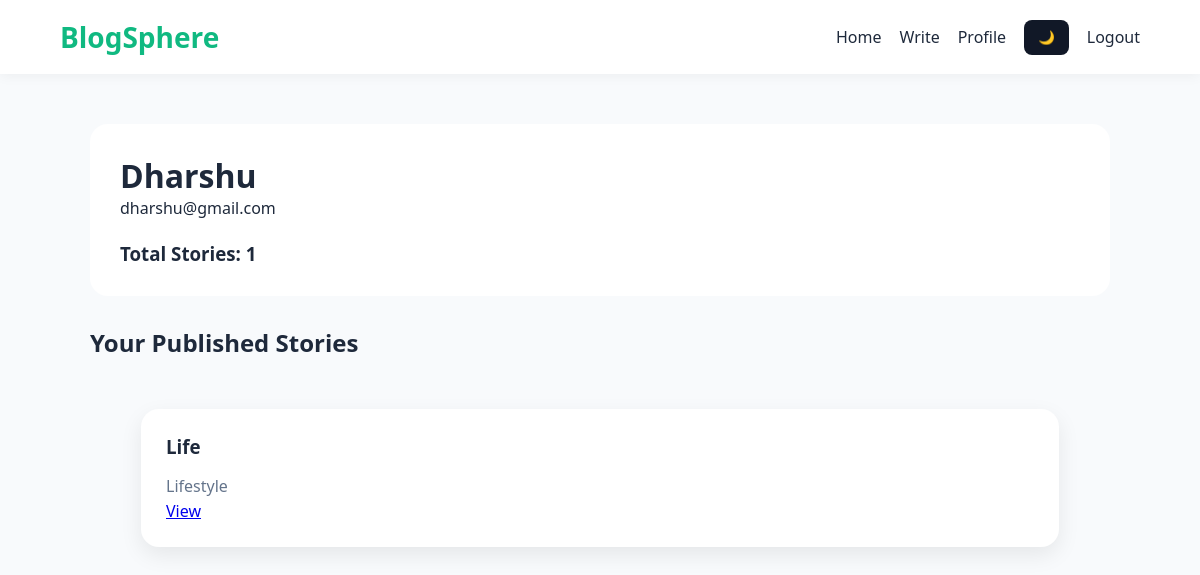
Screenshot of /profile (signed in) with the database file from the repository.
### tables this page shows
CREATE TABLE users (
    id INTEGER PRIMARY KEY AUTOINCREMENT,
    username TEXT UNIQUE,
    email TEXT UNIQUE,
    password TEXT
);

CREATE TABLE posts (
    id INTEGER PRIMARY KEY AUTOINCREMENT,
    title TEXT,
    content TEXT,
    category TEXT,
    user_id INTEGER,
    created_at TIMESTAMP DEFAULT CURRENT_TIMESTAMP
);

### app.py (the view)
@app.route('/profile')
def profile():
    conn = get_db()
    user = conn.execute(
        'SELECT * FROM users WHERE id=?',
        (session['user_id'],)
    ).fetchone()
    posts = conn.execute(
        'SELECT * FROM posts WHERE user_id=?',
        (session['user_id'],)
    ).fetchall()
    conn.close()
    return render_template(
        'profile.html',
        user=user,
        posts=posts
    )

### app.py (called while the page is built)
def get_db():
    conn = sqlite3.connect(app.config['DATABASE'])
    conn.row_factory = sqlite3.Row
    return conn

### templates/profile.html
{% extends "base.html" %}
{% block content %}
<div class="profile-container">
    <div class="profile-header">
        <h1>{{ user.username }}</h1>
        <p>{{ user.email }}</p>
        <br>
        <h3>Total Stories: {{ posts|length }}</h3>
    </div>
    <h2>Your Published Stories</h2>
    <div class="posts-grid">
        {% for post in posts %}
        <div class="post-card">
            <h3>{{ post.title }}</h3>
            <p>{{ post.category }}</p>
            <a href="/post/{{ post.id }}">View</a>
        </div>
        {% endfor %}
    </div>
</div>
{% endblock %}

### static/style.css (style rules this page uses)
* { margin: 0; padding: 0; box-sizing: border-box; }
body { font-family: 'Segoe UI', sans-serif; background: #f8fafc; color: #1e293b; transition: 0.4s; }
.posts-grid { width: 90%; margin: 50px auto; display: grid; grid-template-columns: repeat(auto-fit, minmax(350px, 1fr)); gap: 25px; }
.post-card { background: white; padding: 25px; border-radius: 18px; box-shadow: 0 8px 22px rgba(0,0,0,0.08); transition: 0.3s; }
.post-card h2, .post-card h3 { margin-bottom: 14px; }
.post-card p { color: #64748b; line-height: 1.7; }
.profile-container { width: 85%; margin: 50px auto; }
.profile-header { background: white; padding: 30px; border-radius: 18px; margin-bottom: 30px; }

### rows the page displays
users: username "Dharshu", email "dharshu@gmail.com"
posts: title "Life", category "Lifestyle"

### other values shown
{{ posts|length }} "1"
